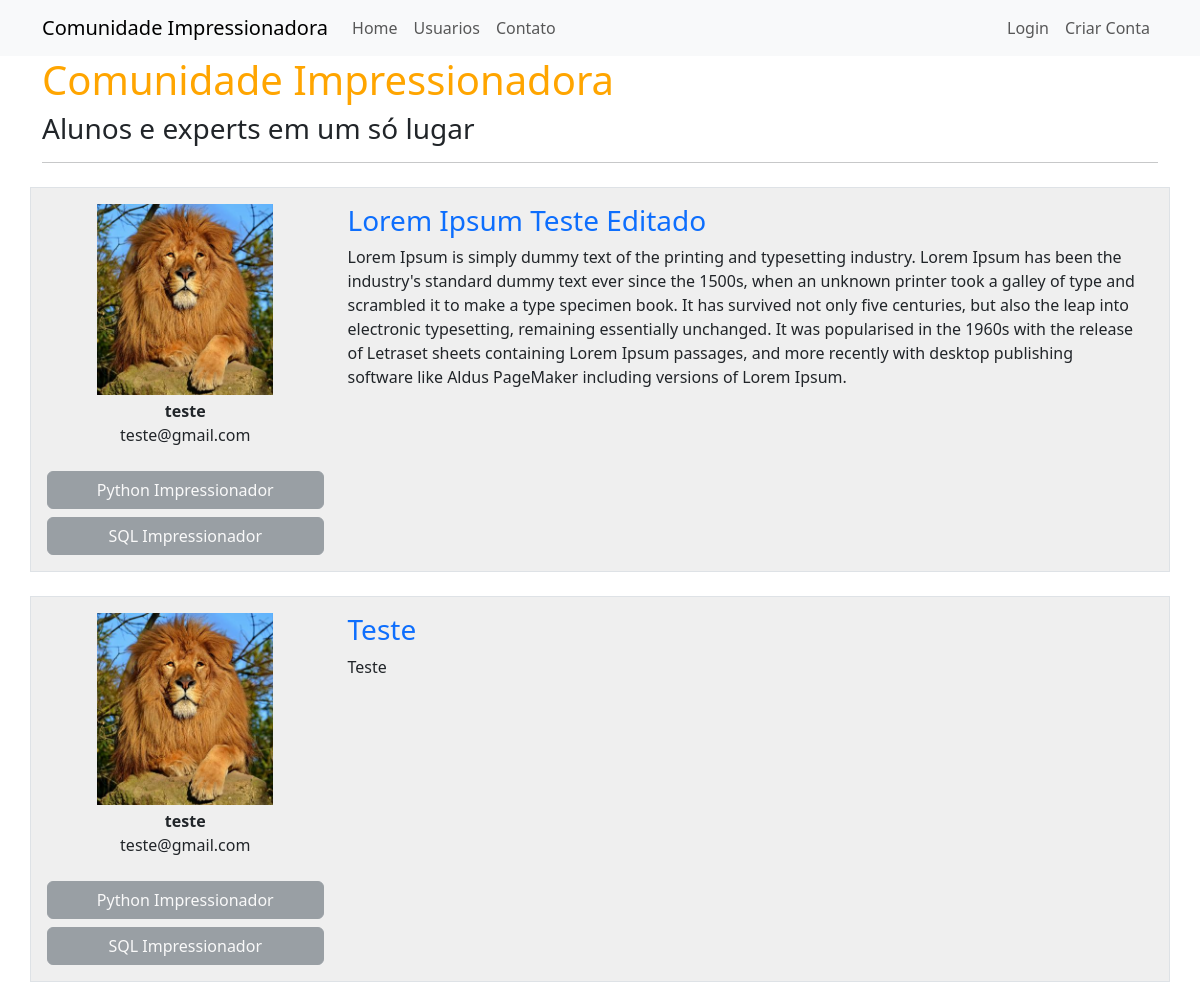
Before: / (upper part) with the older database file.
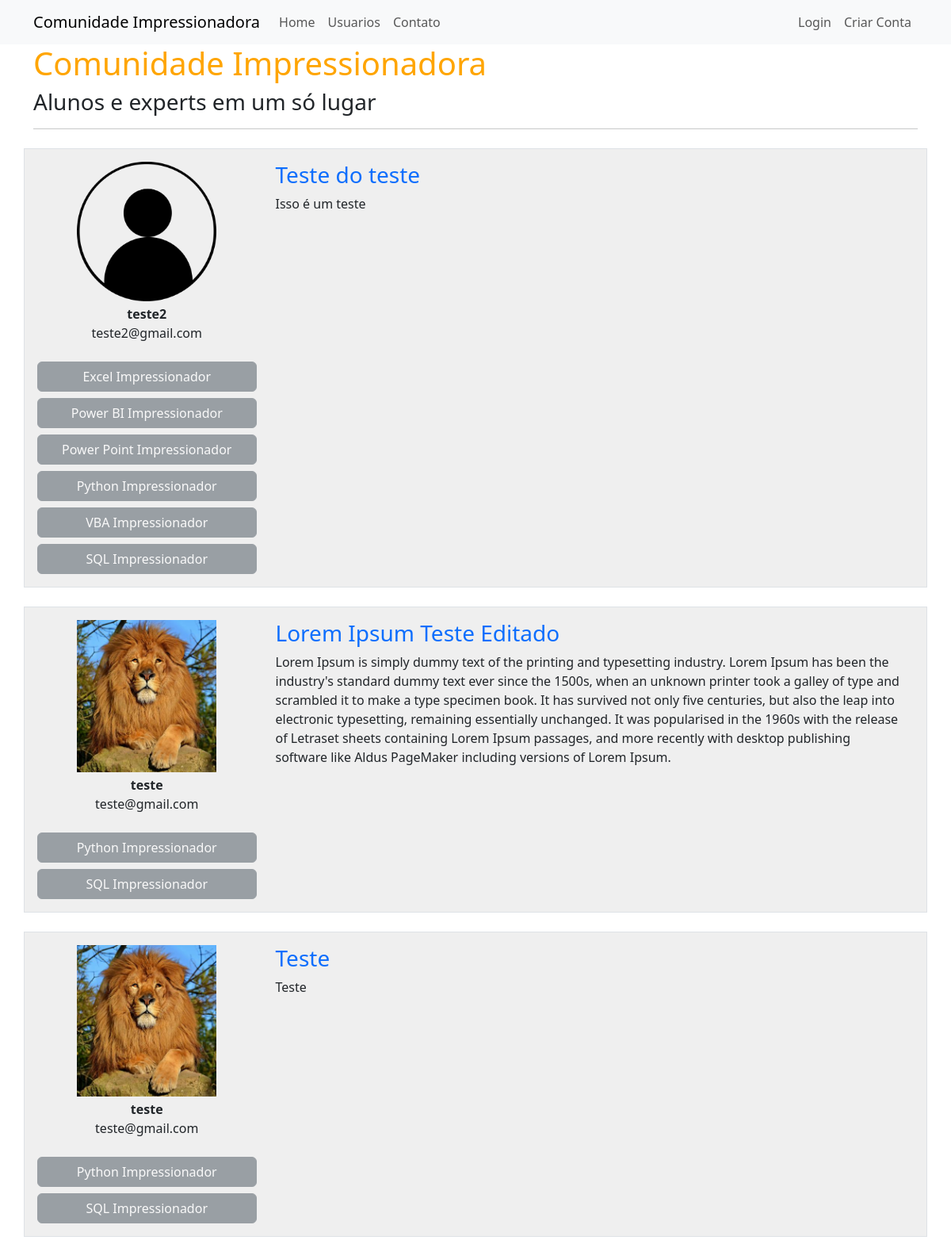
After: the same page with the newer database file.
### comunidadeimpressionadora/models.py (models this page shows, shortened)
class Post(database.Model):
    id = database.Column(database.Integer, primary_key=True)
    titulo = database.Column(database.String, nullable=False)
    corpo = database.Column(database.Text, nullable=False)
    data_criacao = database.Column(database.DateTime, nullable=False, default=datetime.utcnow)
    id_usuario = database.Column(database.Integer, database.ForeignKey('usuario.id'), nullable=False)

class Usuario(database.Model, UserMixin):
    id = database.Column(database.Integer, primary_key=True)
    username = database.Column(database.String, nullable=False, unique=True)
    email = database.Column(database.String, nullable=False, unique=True)
    senha = database.Column(database.String, nullable=False)
    foto_perfil = database.Column(database.String, default='default.jpg')
    posts = database.relationship('Post', backref='Autor', lazy=True)
    cursos = database.Column(database.String, nullable=False, default='Não Informado')

### comunidadeimpressionadora/routes.py (the view)
@app.route('/')
def homepage():
    posts = Post.query.order_by(Post.id.desc())
    return render_template('homepage.html', posts=posts)

### comunidadeimpressionadora/templates/homepage.html
{% extends 'base.html' %}
{% block body %}
    <div class="container">
        <h1 style="color: orange">Comunidade Impressionadora</h1>
        <h3>Alunos e experts em um só lugar</h3>
        <hr>
    </div>
    <div class="container">
        {% for post in posts %}
            <div class="row border mt-4 p-3 meupost">
                <div class="column col-3">
                    <div class="row flex-shrink-0 mb-1 justify-content-center">
                        <img src="{{ url_for('static', filename='fotos_perfil/{}'.format(post.Autor.foto_perfil)) }}"
                             alt="Generic placeholder image" class="img-fluid"
                             style="width: 200px">
                    </div>
                    <div class="text-center">
                        <strong>{{ post.Autor.username }}</strong>
                        <p>{{ post.Autor.email }}</p>
                    </div>
                    <div class="row">
                        {% for curso in post.Autor.cursos.split(';') %}
                            <button type="button" class="btn btn-secondary mt-2" disabled>{{ curso }}</button>
                        {% endfor %}
                    </div>
                </div>
                <div class="column col-9 ps-4">
                    <a style="text-decoration: none"  href="{{ url_for('exibir_post', post_id=post.id) }}"><h3>{{ post.titulo }}</h3></a>
                    <p>{{ post.corpo }}</p>
                </div>
            </div>
        {% endfor %}
    </div>
{% endblock %}

Changed rows visible on the page:
added Post: foto_perfil (placeholder picture), Autor.username "teste2", Autor.email "teste2@gmail.com", curso "Excel Impressionador" "Power BI Impressionador" "Power Point Impressionador" "Python Impressionador" "VBA Impressionador" "SQL Impressionador", titulo "Teste do teste", corpo "Isso é um teste"
